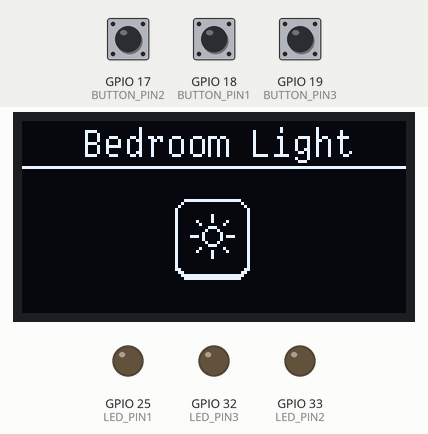
Bench run of a program on a simulated ESP32. On the bench: 128×64 one-colour display, output pins drawn as LEDs (lit = HIGH). The test bench sets the inputs (shaded band); at power-on: GPIO 19 (BUTTON_PIN3) HIGH, GPIO 17 (BUTTON_PIN2) HIGH, GPIO 18 (BUTTON_PIN1) HIGH.

Above: at 1.2 s.
1.3 s: GPIO 19 (BUTTON_PIN3) pulled LOW for 0.15 s
At 2.4 s:
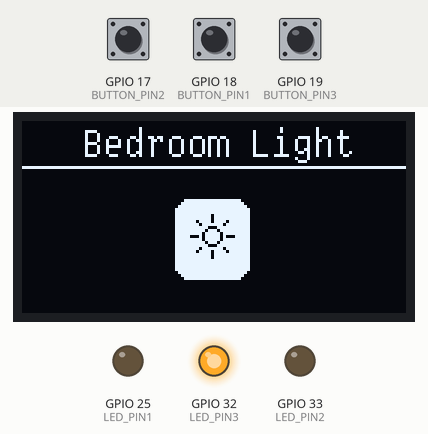
2.9 s: GPIO 17 (BUTTON_PIN2) pulled LOW for 0.15 s
At 3.7 s:
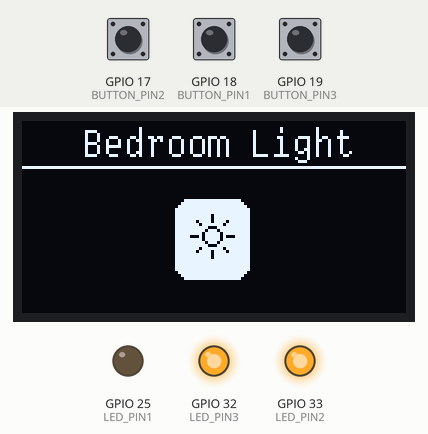
4.5 s: GPIO 18 (BUTTON_PIN1) pulled LOW for 0.15 s
At 4.9 s:
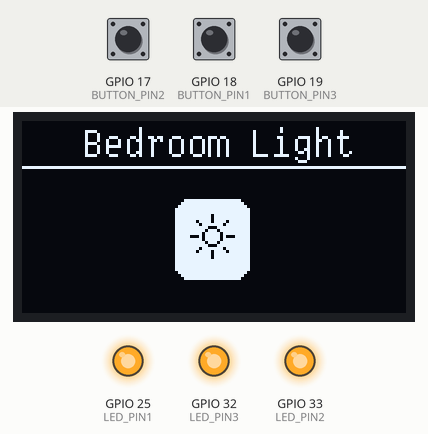
6.1 s: GPIO 17 (BUTTON_PIN2) pulled LOW for 1 s
At 7.2 s:
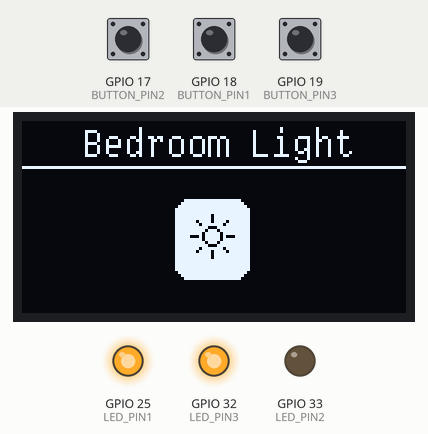
8.6 s: GPIO 19 (BUTTON_PIN3) pulled LOW for 1 s
At 9.9 s:
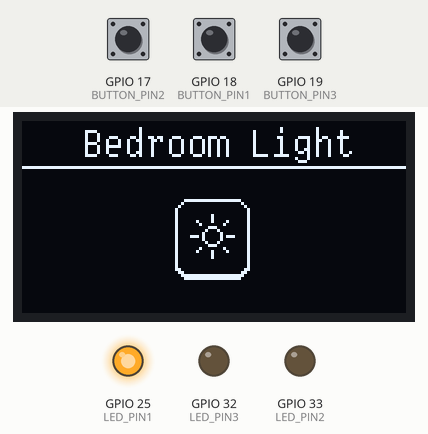
11.1 s: GPIO 17 (BUTTON_PIN2) pulled LOW for 0.15 s
At 12.1 s:
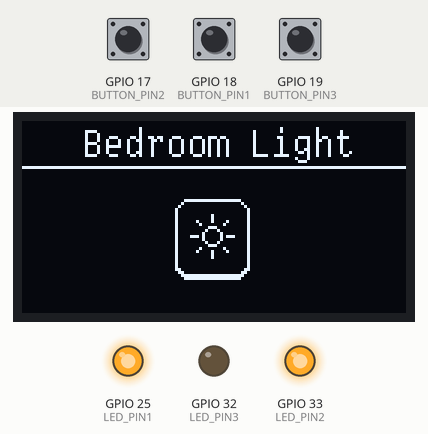
Timing chart, 0 to 13.7 s (numbered marks = the images above; inputs shaded):
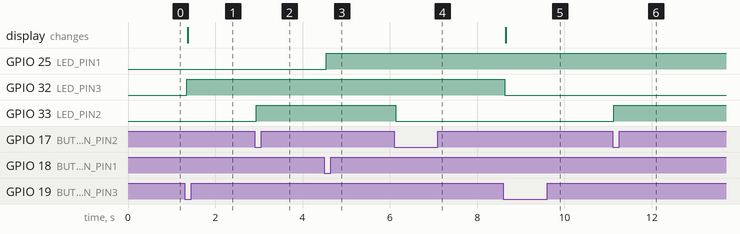

The program:

main.cpp
```cpp
#include <Arduino.h>
#include <Wire.h>
#include <Bounce2.h>
#include <U8g2lib.h>

U8G2_SH1106_128X64_NONAME_F_HW_I2C u8g2(U8G2_R0, U8X8_PIN_NONE);
Bounce2::Button button1 = Bounce2::Button();
Bounce2::Button button2 = Bounce2::Button();
Bounce2::Button button3 = Bounce2::Button();

#define BUTTON_PIN3 19
#define LED_PIN3 32

#define BUTTON_PIN2 17
#define LED_PIN2 33

#define BUTTON_PIN1 18
#define LED_PIN1 25

static const unsigned char light_off[] U8X8_PROGMEM = {0xf8, 0xff, 0x3f, 0x00, 0x04, 0x00, 0x40, 0x00, 0x02, 0x00, 0x80, 0x00, 0x01, 0x00, 0x00, 0x01, 0x01, 0x00, 0x00, 0x01, 0x01, 0x10, 0x00, 0x01, 0x01, 0x10, 0x00, 0x01, 0x81, 0x10, 0x02, 0x01, 0x01, 0x01, 0x01, 0x01, 0x01, 0x38, 0x00, 0x01, 0x01, 0x44, 0x00, 0x01, 0x01, 0x82, 0x00, 0x01, 0xe1, 0x82, 0x0e, 0x01, 0x01, 0x82, 0x00, 0x01, 0x01, 0x44, 0x00, 0x01, 0x01, 0x38, 0x00, 0x01, 0x01, 0x01, 0x01, 0x01, 0x81, 0x10, 0x02, 0x01, 0x01, 0x10, 0x00, 0x01, 0x01, 0x10, 0x00, 0x01, 0x01, 0x00, 0x00, 0x01, 0x01, 0x00, 0x00, 0x01, 0x01, 0x00, 0x00, 0x01, 0x03, 0x00, 0x80, 0x01, 0x06, 0x00, 0xc0, 0x00, 0xfc, 0xff, 0x7f, 0x00, 0xf8, 0xff, 0x3f, 0x00};

static const unsigned char light_on[] U8X8_PROGMEM = {0xf8, 0xff, 0x3f, 0x00, 0xfc, 0xff, 0x7f, 0x00, 0xfe, 0xff, 0xff, 0x00, 0xff, 0xff, 0xff, 0x01, 0xff, 0xff, 0xff, 0x01, 0xff, 0xef, 0xff, 0x01, 0xff, 0xef, 0xff, 0x01, 0x7f, 0xef, 0xfd, 0x01, 0xff, 0xfe, 0xfe, 0x01, 0xff, 0xc7, 0xff, 0x01, 0xff, 0xbb, 0xff, 0x01, 0xff, 0x7d, 0xff, 0x01, 0x1f, 0x7d, 0xf1, 0x01, 0xff, 0x7d, 0xff, 0x01, 0xff, 0xbb, 0xff, 0x01, 0xff, 0xc7, 0xff, 0x01, 0xff, 0xfe, 0xfe, 0x01, 0x7f, 0xef, 0xfd, 0x01, 0xff, 0xef, 0xff, 0x01, 0xff, 0xef, 0xff, 0x01, 0xff, 0xff, 0xff, 0x01, 0xff, 0xff, 0xff, 0x01, 0xff, 0xff, 0xff, 0x01, 0xff, 0xff, 0xff, 0x01, 0xfe, 0xff, 0xff, 0x00, 0xfc, 0xff, 0x7f, 0x00, 0xf8, 0xff, 0x3f, 0x00};

const unsigned char *lightButton[] = {light_off, light_on};
int lightState = 0;   // for display
bool ledState1 = LOW; // for button
bool ledState2 = LOW; // for button
bool ledState3 = LOW; // for button

void setup()
{
  u8g2.begin();

  // Button 1
  button1.attach(BUTTON_PIN1, INPUT_PULLUP);
  button1.interval(5);
  button1.setPressedState(LOW);
  pinMode(LED_PIN1, OUTPUT);
  digitalWrite(LED_PIN1, ledState1);

  // Button 2
  button2.attach(BUTTON_PIN2, INPUT_PULLUP);
  button2.interval(5);
  button2.setPressedState(LOW);
  pinMode(LED_PIN2, OUTPUT);
  digitalWrite(LED_PIN2, ledState2);

  // Button 3
  button3.attach(BUTTON_PIN3, INPUT_PULLUP);
  button3.interval(5);
  button3.setPressedState(LOW);
  pinMode(LED_PIN3, OUTPUT);
  digitalWrite(LED_PIN3, ledState3);
}

void loop()
{
  u8g2.clearBuffer();
  u8g2.setFontMode(1);
  u8g2.setBitmapMode(1);
  u8g2.drawLine(0, 15, 127, 15);
  u8g2.drawXBMP(51, 26, 25, 27, lightButton[lightState]);
  u8g2.setFont(u8g2_font_t0_13_tr);
  u8g2.drawStr(20, 12, "Bedroom Light");
  u8g2.sendBuffer();

  button1.update();
  if (button1.pressed())
  {
    ledState1 = !ledState1;
    digitalWrite(LED_PIN1, ledState1);
  }

  button2.update();
  if (button2.pressed())
  {
    ledState2 = !ledState2;
    digitalWrite(LED_PIN2, ledState2);
  }

  button3.update();
  if (button3.pressed())
  {
    lightState = !lightState;
    ledState3 = !ledState3;
    digitalWrite(LED_PIN3, ledState3);
  }
}
```

Measured:
- after the input at 1.3 s, GPIO 32 (LED_PIN3): LOW → HIGH at once; the display: changes after 0.07 s (image 1)
- after the input at 2.9 s, GPIO 33 (LED_PIN2): LOW → HIGH at once
- after the input at 4.5 s, GPIO 25 (LED_PIN1): LOW → HIGH at once
- after the input at 6.1 s, GPIO 33 (LED_PIN2): HIGH → LOW at once
- after the input at 8.6 s, GPIO 32 (LED_PIN3): HIGH → LOW at once; the display: changes after 0.06 s (image 5)
- after the input at 11.1 s, GPIO 33 (LED_PIN2): LOW → HIGH at once
